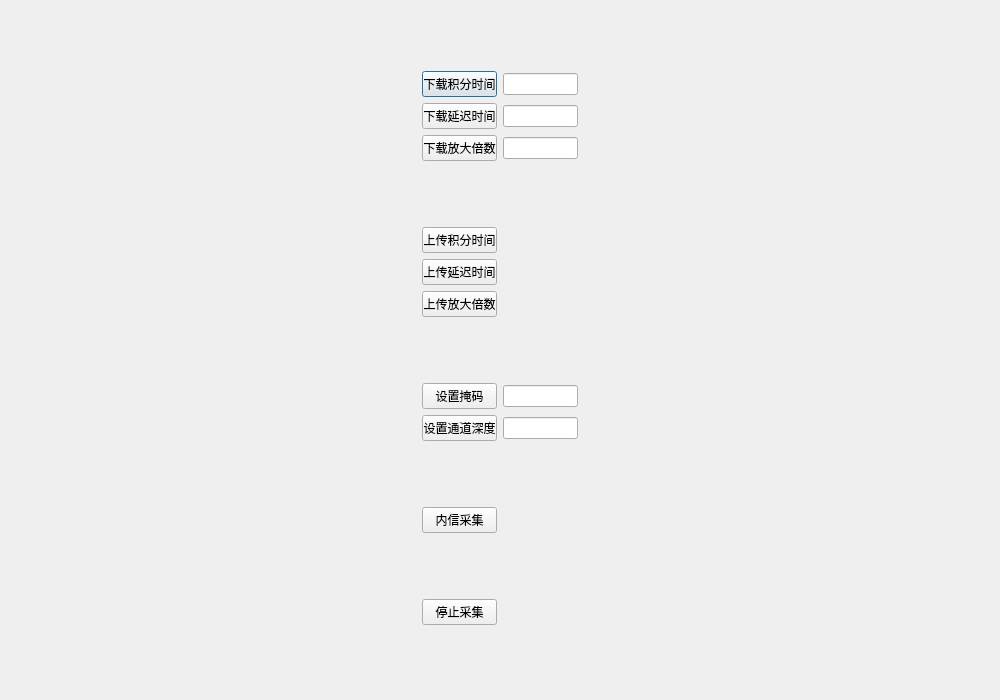
<?xml version="1.0" encoding="UTF-8"?>
<ui version="4.0">
 <class>LineDetDebugDialog</class>
 <widget class="QDialog" name="LineDetDebugDialog">
  <property name="geometry">
   <rect>
    <x>0</x>
    <y>0</y>
    <width>1000</width>
    <height>700</height>
   </rect>
  </property>
  <property name="minimumSize">
   <size>
    <width>1000</width>
    <height>700</height>
   </size>
  </property>
  <property name="maximumSize">
   <size>
    <width>1000</width>
    <height>700</height>
   </size>
  </property>
  <property name="windowTitle">
   <string>LineDetDebugDialog</string>
  </property>
  <layout class="QHBoxLayout" name="horizontalLayout">
   <item>
    <layout class="QVBoxLayout" name="verticalLayout_2">
     <item>
      <layout class="QGridLayout" name="gridLayout">
       <item row="0" column="0">
        <widget class="QPushButton" name="downloadSampleTimeButton">
         <property name="maximumSize">
          <size>
           <width>75</width>
           <height>16777215</height>
          </size>
         </property>
         <property name="text">
          <string>下载积分时间</string>
         </property>
        </widget>
       </item>
       <item row="0" column="1">
        <widget class="QLineEdit" name="sampleTimeLineEdit">
         <property name="maximumSize">
          <size>
           <width>75</width>
           <height>16777215</height>
          </size>
         </property>
        </widget>
       </item>
       <item row="1" column="0">
        <widget class="QPushButton" name="downloadDelayTimeButton">
         <property name="maximumSize">
          <size>
           <width>75</width>
           <height>16777215</height>
          </size>
         </property>
         <property name="text">
          <string>下载延迟时间</string>
         </property>
        </widget>
       </item>
       <item row="1" column="1">
        <widget class="QLineEdit" name="delayTimeLineEdit">
         <property name="maximumSize">
          <size>
           <width>75</width>
           <height>16777215</height>
          </size>
         </property>
        </widget>
       </item>
       <item row="2" column="0">
        <widget class="QPushButton" name="downloadAmplifyFactorButton">
         <property name="maximumSize">
          <size>
           <width>75</width>
           <height>16777215</height>
          </size>
         </property>
         <property name="text">
          <string>下载放大倍数</string>
         </property>
        </widget>
       </item>
       <item row="2" column="1">
        <widget class="QLineEdit" name="amplifyFactorLineEdit">
         <property name="maximumSize">
          <size>
           <width>75</width>
           <height>16777215</height>
          </size>
         </property>
        </widget>
       </item>
      </layout>
     </item>
     <item>
      <layout class="QVBoxLayout" name="verticalLayout">
       <item>
        <widget class="QPushButton" name="uploadSampleTimeButton">
         <property name="maximumSize">
          <size>
           <width>75</width>
           <height>16777215</height>
          </size>
         </property>
         <property name="text">
          <string>上传积分时间</string>
         </property>
        </widget>
       </item>
       <item>
        <widget class="QPushButton" name="uploadDelayTimeButton">
         <property name="maximumSize">
          <size>
           <width>75</width>
           <height>16777215</height>
          </size>
         </property>
         <property name="text">
          <string>上传延迟时间</string>
         </property>
        </widget>
       </item>
       <item>
        <widget class="QPushButton" name="uploadAmplifyFactorButton">
         <property name="maximumSize">
          <size>
           <width>75</width>
           <height>16777215</height>
          </size>
         </property>
         <property name="text">
          <string>上传放大倍数</string>
         </property>
        </widget>
       </item>
      </layout>
     </item>
     <item>
      <layout class="QGridLayout" name="gridLayout_2">
       <item row="1" column="1">
        <widget class="QLineEdit" name="depthLineEdit">
         <property name="maximumSize">
          <size>
           <width>75</width>
           <height>16777215</height>
          </size>
         </property>
        </widget>
       </item>
       <item row="1" column="0">
        <widget class="QPushButton" name="setDepthButton">
         <property name="maximumSize">
          <size>
           <width>75</width>
           <height>16777215</height>
          </size>
         </property>
         <property name="text">
          <string>设置通道深度</string>
         </property>
        </widget>
       </item>
       <item row="0" column="0">
        <widget class="QPushButton" name="setMaskButton">
         <property name="maximumSize">
          <size>
           <width>75</width>
           <height>16777215</height>
          </size>
         </property>
         <property name="text">
          <string>设置掩码</string>
         </property>
        </widget>
       </item>
       <item row="0" column="1">
        <widget class="QLineEdit" name="maskLineEdit">
         <property name="maximumSize">
          <size>
           <width>75</width>
           <height>16777215</height>
          </size>
         </property>
        </widget>
       </item>
      </layout>
     </item>
     <item>
      <widget class="QPushButton" name="internalAcquireButton">
       <property name="maximumSize">
        <size>
         <width>75</width>
         <height>16777215</height>
        </size>
       </property>
       <property name="text">
        <string>内信采集</string>
       </property>
      </widget>
     </item>
     <item>
      <widget class="QPushButton" name="stopInternalAcquireButton">
       <property name="maximumSize">
        <size>
         <width>75</width>
         <height>16777215</height>
        </size>
       </property>
       <property name="text">
        <string>停止采集</string>
       </property>
      </widget>
     </item>
    </layout>
   </item>
  </layout>
 </widget>
 <layoutdefault spacing="6" margin="11"/>
 <resources/>
 <connections/>
</ui>
